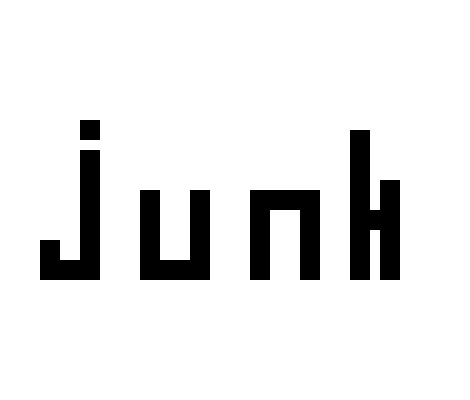
Frame 1 (no input)
Frame 60 (no input): identical to frame 1, image omitted
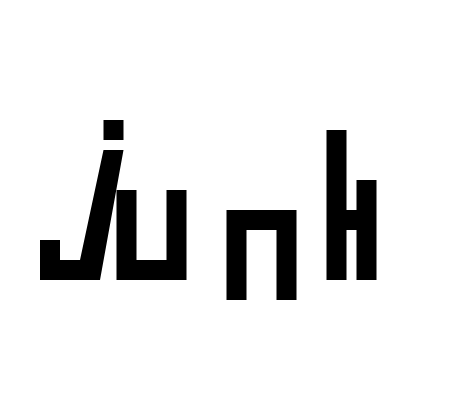
Frame 120 (the mouse pressed at the canvas centre since frame 60)

The p5.js sketch that drew these frames (run headless with seeded random() and noise() and a simulated clock; from frame 60 on, the mouse is pressed at the canvas centre):

// p5.js sketch
// ── sketch.js
function setup() {
  createCanvas(470, 400);
}

function draw() {
  background(255);
    
  const VariantX = mouseX/10;
  const VariantY = mouseY/10;
  
  fill(0);
  noStroke();
  
  //J dot
  beginShape();
  vertex(80+VariantX,120);
  vertex(100+VariantX,120);
  vertex(100+VariantX,140);
  vertex(80+VariantX,140);
  endShape();
  
   //J body
  beginShape();
  vertex(80+VariantX,150);
  vertex(100+VariantX,150);
   vertex(100,280);
     vertex(40,280);
  vertex(40,240);
   vertex(60,240);
     vertex(60,260);
      vertex(80,260);
  endShape();
    
   //U body
  beginShape();
  vertex(140-VariantX,190);
  vertex(160-VariantX,190);
   vertex(160-VariantX,260);
     vertex(190-VariantX,260);
  vertex(190-VariantX,190);
   vertex(210-VariantX,190);
     vertex(210-VariantX,280);
      vertex(140-VariantX,280);

  
  endShape();
  
     
   //n body
  beginShape();
  vertex(250-VariantX,190+VariantY);
  vertex(320-VariantX,190+VariantY);
   vertex(320-VariantX,280+VariantY);
     vertex(300-VariantX,280+VariantY);
  vertex(300-VariantX,210+VariantY);
   vertex(270-VariantX,210+VariantY);
     vertex(270-VariantX,280+VariantY);
      vertex(250-VariantX,280+VariantY);
  
  
    endShape();
  
      
   // body
   beginShape();
  vertex(350-VariantX,130);
  vertex(370-VariantX,130);
   vertex(370-VariantX,210);
     vertex(380-VariantX,210);
  vertex(380-VariantX,180);
   vertex(400-VariantX,180);
   vertex(400-VariantX,280);
     vertex(400-VariantX,280);
   vertex(380-VariantX,280);
  vertex(380-VariantX,230);
  vertex(370-VariantX,230);
  vertex(370-VariantX,280);
   vertex(370-VariantX,280);
  vertex(350-VariantX,280);
  
    endShape();
}
